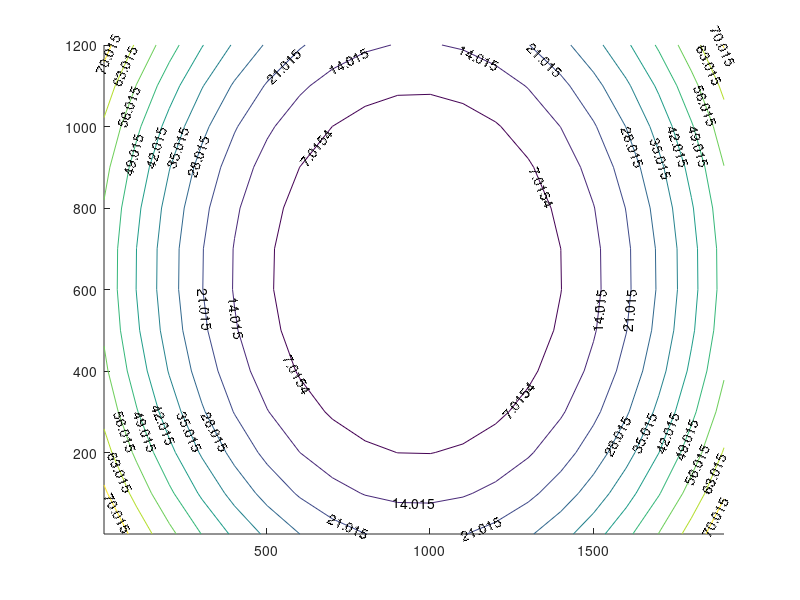

This chart was generated by the following MATLAB code: (Note: this script raises an error after producing the figure.)
[x,y]=meshgrid(1:100:1920,1:100:1280);
k1 = 6.107*10^(-4);
k2 = (-1.35)*10^(-6);
x_bar = (x-960.5)*11.8*10^(-3);
y_bar = (y-640.5)*11.8*10^(-3);
d_square=x_bar.^2+y_bar.^2;
x_delta = (x_bar.*d_square*k1+x_bar.*d_square.^(2)*k2)/(11.8*10^(-3));
y_delta = (y_bar.*d_square*k1+y_bar.*d_square.^(2)*k2)/(11.8*10^(-3));
r = sqrt(x_delta.^2+y_delta.^2);
contour(x,y,r,'showtext','on','EdgeColor','k');
hold on;
axis equal;
axis([-80,2000,-50,1300]);
title('radial lens distortion');
xlabel('x(pixel)');
ylabel('y(pixel)');
quiver(x,y,x_delta,y_delta);
